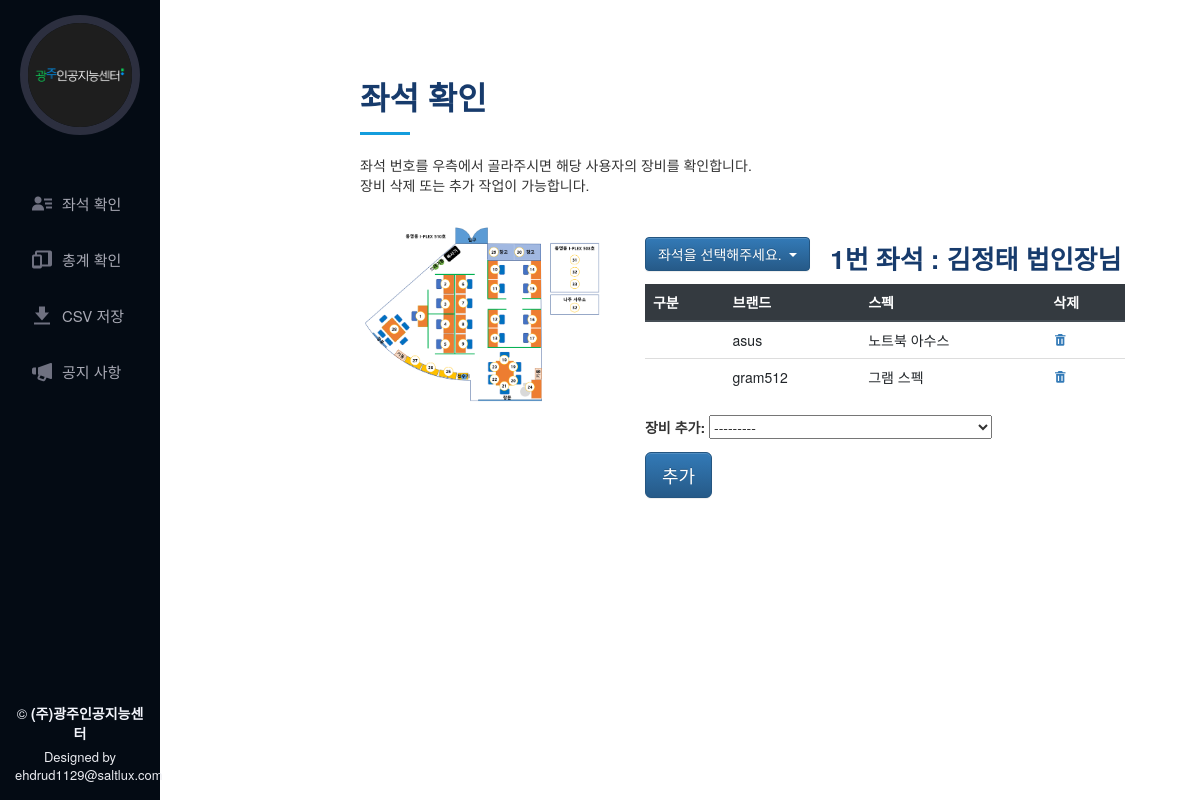
Page /check_seat/1 on the earlier database version.
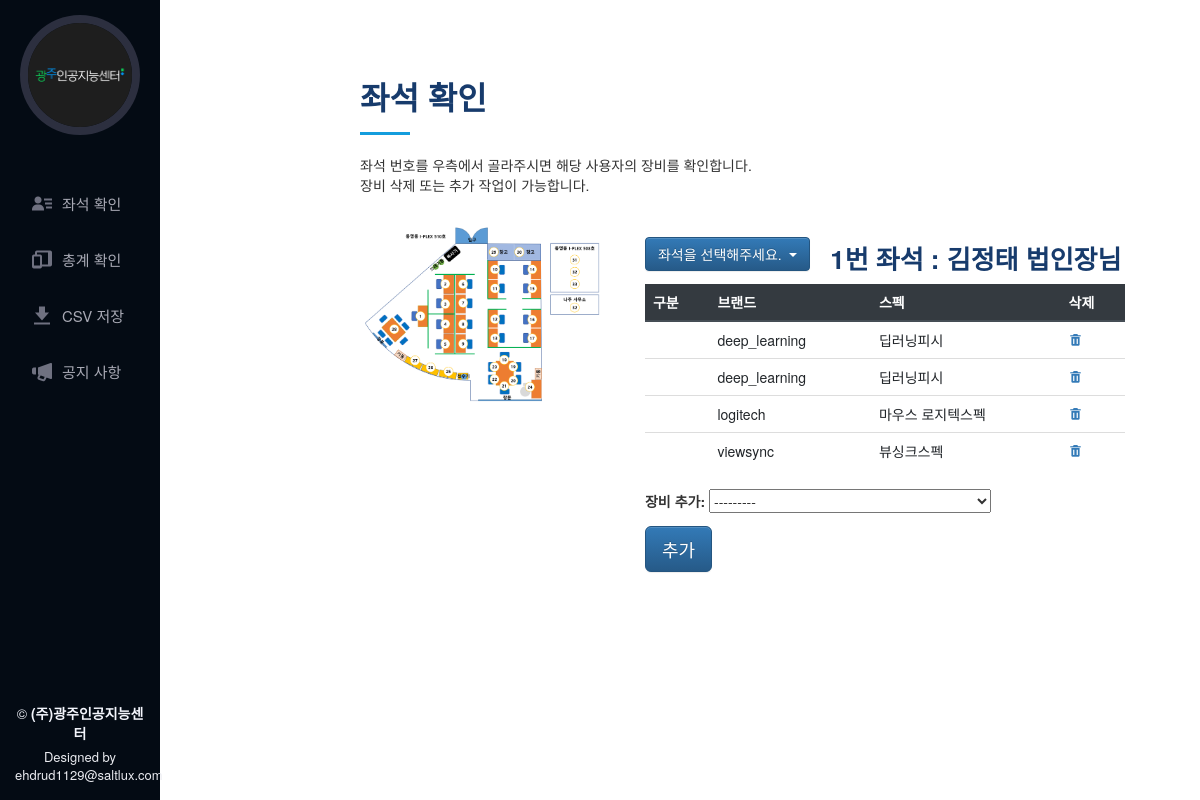
Same page on the later database version.
### app_equipments/models.py (models this page shows)
class Device(models.Model):
    device_id = models.AutoField(primary_key=True)
    purchase_date = DateField(default=datetime.date.today)
    category = models.CharField(max_length=20, default='', choices=CATEGORY_CHOICES)
    brand = models.CharField(max_length=20, default='', choices=BRAND_CHOICES)
    amount = models.IntegerField(default=1)
    spec = models.TextField(blank=True, default='')
    is_assets = models.CharField(blank=True, max_length=20, default='', choices=IS_ASSETS_CHOICES)
    etc = models.TextField(blank=True, default='')
    def __str__(self):
        return str(self.category) + " | " + str(self.brand) + " | " + str(self.purchase_date) + " | " + str(self.spec)
    class Meta:
        ordering = ('category', 'brand', 'purchase_date')

### app_equipments/views.py (the view)
# urls.py: path('check_seat/<int:seat>', check_seat, name='check_seat'),
def check_seat(request, seat):
    seat_all = User.objects.all()
    user = User.objects.get(seat=seat)
    usage = Usage.objects.filter(user_id=user.user_id).order_by('device_id')
    device_usage_info = []
    for i in usage:
        device = str(i.device_id).split('|')
        device_spec = Device.objects.filter(category=device[0].strip(), brand=device[1].strip())
        device_info = {
            'device_id': device_spec[0].device_id,
            'category': device[0],
            'brand': device[1],
            'spec': device_spec[0].spec
        }
        device_usage_info.append(device_info)
    if request.method == "POST":
        form = UsageEditForm(request.POST)
        if form.is_valid():
            new_usage = form.save(commit=False)
            new_usage.user_id = user
            new_usage.save()
            seat = user.seat
            get_page = '/check_seat/' + str(seat)
        return redirect(get_page)
    else:
        form = UsageEditForm()
    return render(request, 'app_equipments/menu/check_seat.html', {'seat_all': seat_all, 'user': user, 'device_usage_info': device_usage_info, 'form': form})

### app_equipments/forms.py
class UsageEditForm(forms.ModelForm):
    class Meta:
        model = Usage
        fields = ['device_id',]
        labels = {
            'device_id': '장비 추가',
        }
    def __init__(self, *args, **kwargs):
        super(UsageEditForm, self).__init__(*args, **kwargs)

### app_equipments/templates/app_equipments/menu/check_seat.html (shortened to what this page needs)
{% extends 'app_equipments/base/base.html' %}
{% load static %}
{% block content %}
<main id="main">
  <section id="about" class="about ">
    <div class="container about-area">
      <div class="section-title">
        <h2>좌석 확인</h2>
        <p>좌석 번호를 우측에서 골라주시면 해당 사용자의 장비를 확인합니다.</p>
        <p>장비 삭제 또는 추가 작업이 가능합니다.</p>
      </div>
      <div class="row">
        <div class="col-lg-4" data-aos="fade-right">
          <img src='{% static "app_equipments/assets/img/seats.PNG" %}' class="img-seats" alt="">
        </div>
        <div class="col-lg-8 pt-4 pt-lg-0 content" data-aos="fade-left">
          <div class="col-lg-12">
            <div>
              <table>
                <tr>
                  <td>
                    <div class="dropdown">
                      <button type="button" class="btn btn-primary dropdown-toggle" data-toggle="dropdown" aria-haspopup="true" aria-expanded="false">
                      좌석을 선택해주세요.
                      </button>
                    </div>
                  </td>
                  <td width="20px"></td>
                  <td>
                    <h3>{{user.seat}}번 좌석 : {{user.name}} {{user.rank}}</h3>
                  </td>
                </tr>
              </table>
            </div>
            <table class="table">
              <thead class="thead-dark">
                <tr>
                  <th scope="col">구분</th>
                  <th scope="col">브랜드</th>
                  <th scope="col">스펙</th>
                  <th scope="col">삭제</th>
                </tr>
              </thead>
              <tbody>
              {% for device_info in device_usage_info %}
                <tr>
                  <td>{{device_info.category}}</td>
                  <td>{{device_info.brand}}</td>
                  <td>{{device_info.spec}}</td>
                  <td><a href="{% url 'check_seat_delete' user.user_id device_info.device_id %}"><i class="bx bxs-trash"></i></a></td>
                </tr>
              {% endfor %}
              </tbody>
            </table>
                <form method="post">
                  {{ form.as_p }}
                  <button type="submit" class="btn btn-primary btn-lg">추가</button>
                </form>
          </div>
        </div>
      </div>
    </div>
  </section>
</main>
{% endblock %}

Differences in the rows shown:
no longer on this page (row unchanged): Device: brand "gram512", spec "그램 스펙"
no longer on one of the page's lists (row edited): Device: brand "asus", spec "노트북 아수스"
now on this page (row edited): Device: brand "deep_learning", spec "딥러닝피시"
now on this page (row edited): Device: brand "logitech", spec "마우스 로지텍스펙"
now on this page (row edited): Device: brand "viewsync", spec "뷰싱크스펙"
